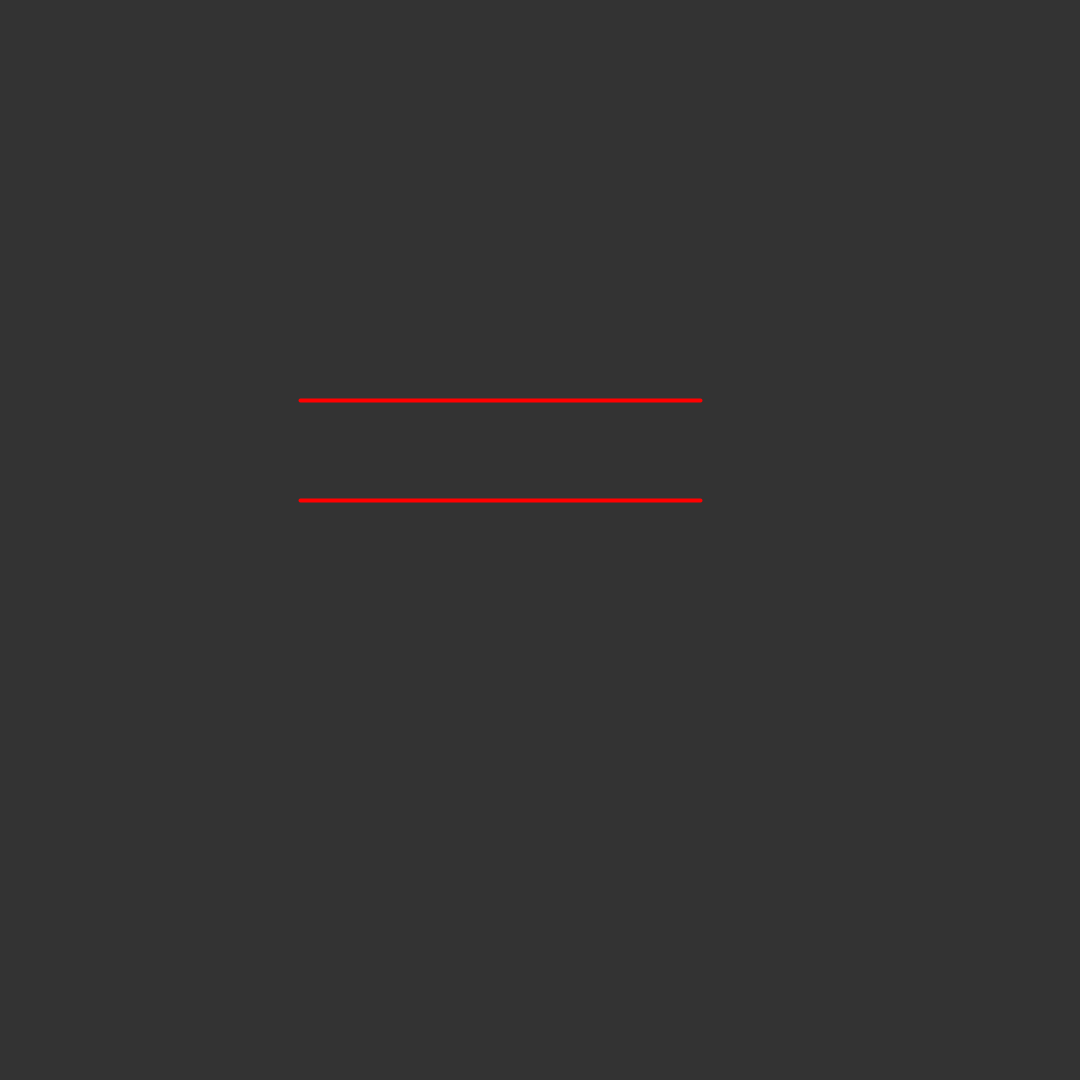
Frame 1 (no input)
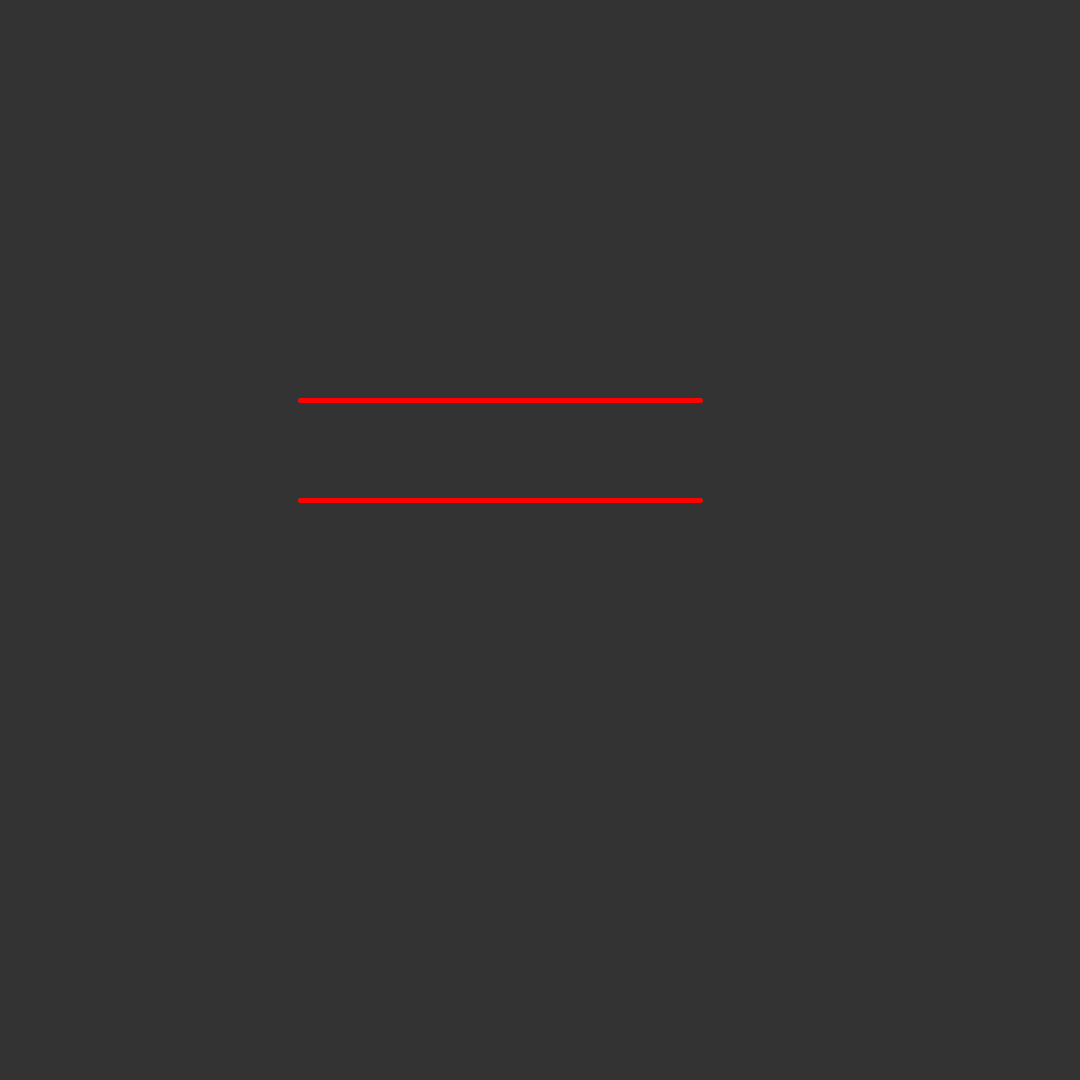
Frame 60 (the mouse pressed at the canvas centre just before this capture)
Frame 120 (the mouse held since frame 60 and released just before this capture): identical to frame 60, image omitted

The Processing sketch that drew these frames (run headless with seeded random() and noise(); from frame 60 on, the mouse is pressed at the canvas centre):

// Processing sketch: week02_AlpTugan_05_Drawing_Line_Drawing
// ── week02_AlpTugan_05_Drawing_Line_Drawing.pde
// Declaring the A point position
int ax;
int ay;

// Declaring the y point position on screen
int bx;
int by;

// Declaring the A2 point position
int ax2;
int ay2;

// Declaring the y point position on screen
int bx2;
int by2;

// runs only once the program compiled
void setup() {
  // set window location to 1st monitor
  surface.setLocation(100, 200);
  // Set the size of my processing window
  size(1080, 1080);
  background(#333333);
  frameRate(60);

  // Assign our variable values
  ax = 300;
  ay = 400;
  bx = 700;
  by = 400;

  // Assign our variable values
  ax2 = ax;
  ay2 = ay + 100;
  bx2 = bx;
  by2 = by + 100;
}


// Runs until program stops
void draw() {

  strokeWeight(4);
  stroke(#ff0000);

  line(ax, ay, bx, by);
  
  stroke(#ff0000);
  // draw second line
  line(ax2, ay2, bx2, by2);
}
